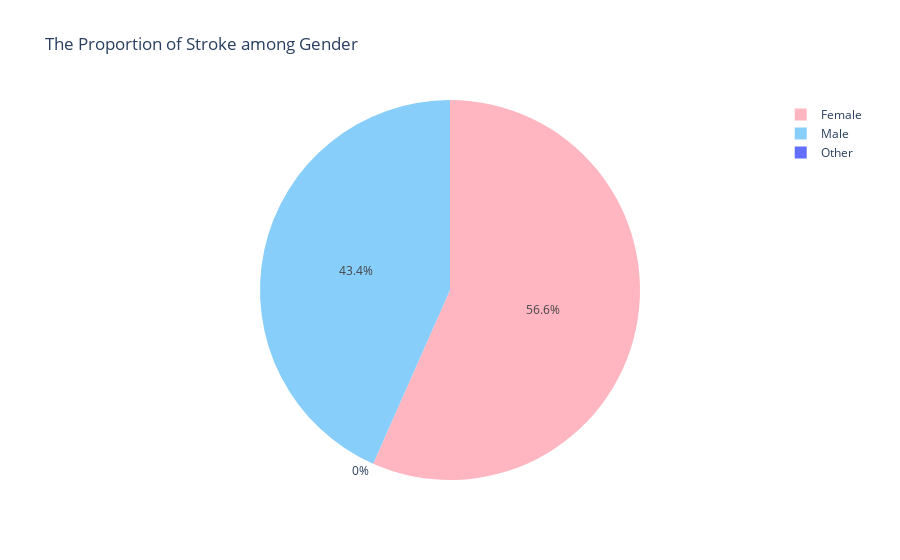

The notebook cell saved with this chart:
### Code cell
# Group data by 'gender' and sum the 'stroke' values
gender = data.groupby('gender')['stroke'].sum()

# Create a DataFrame with 'labels' and 'values' for the pie chart
data_gender = pd.DataFrame({
    'labels': gender.index,
    'values': gender.values
})

# Define colors for the pie chart
colors = ['lightpink', 'lightskyblue']

# Create a pie chart using Plotly directly
fig = go.Figure(data=[go.Pie(labels=data_gender['labels'], 
                             values=data_gender['values'],
                             marker_colors=colors)])

fig.update_layout(title='The Proportion of Stroke among Gender')
fig.show()

### Figure 1 — Plotly figure (JSON) as saved in the notebook; plotly's stock layout.template omitted (floating-point values rounded to 4 significant figures)
{"data": [{"labels": ["Female", "Male", "Other"], "marker": {"colors": ["lightpink", "lightskyblue"]}, "type": "pie", "values": [141, 108, 0]}], "layout": {"title": {"text": "The Proportion of Stroke among Gender"}}}
